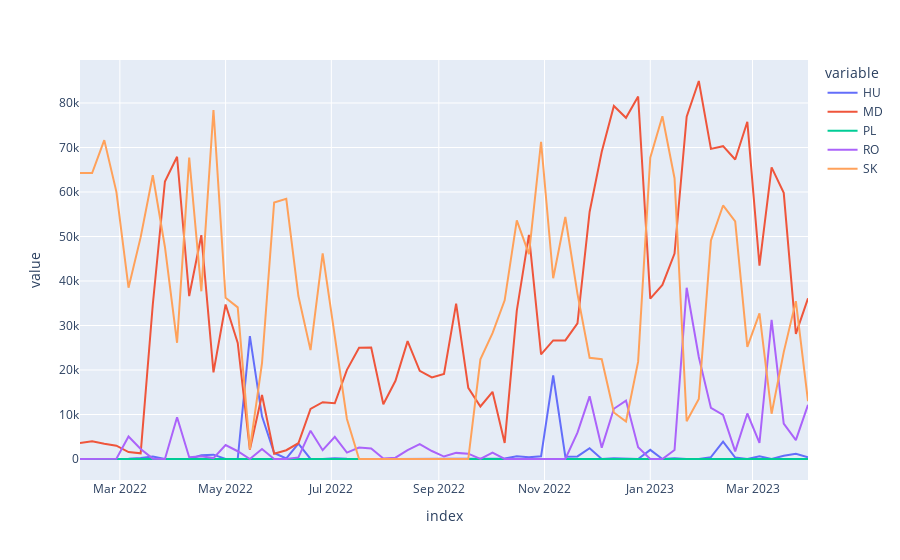

Source (notebook cell):
### Code cell
px.line(ukraine_imports.resample('1w').sum())
